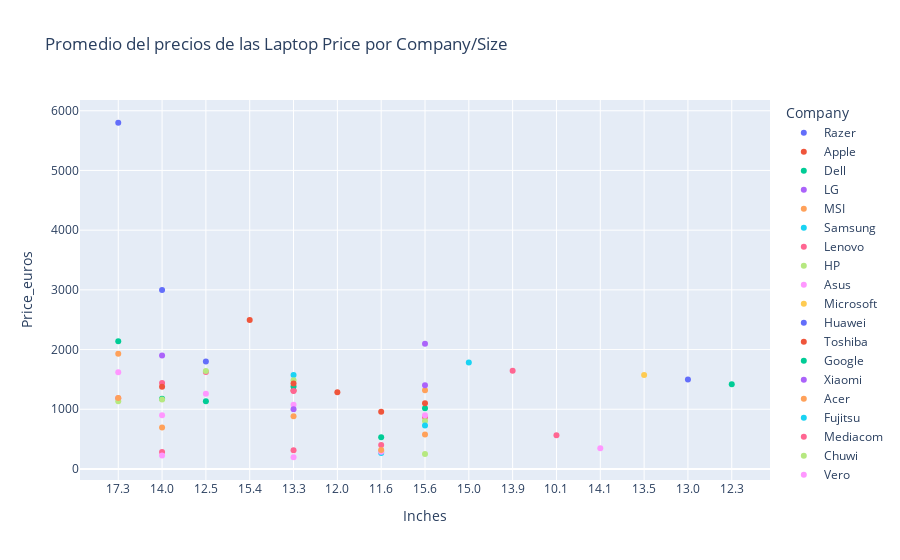

Here is the notebook cell this chart was saved with:
### Code cell
temp = df.groupby(['Company','Inches']).mean().reset_index().sort_values(by='Price_euros',ascending=False)
px.scatter(data_frame = temp, x = 'Inches', y = 'Price_euros',color = 'Company', title = 'Promedio del precios de las Laptop Price por Company/Size')

### Figure 1 — Plotly figure (JSON) as saved in the notebook; plotly's stock layout.template omitted (floating-point values rounded to 4 significant figures)
{"data": [{"hovertemplate": "Company=Razer<br>Inches=%{x}<br>Price_euros=%{y}<extra></extra>", "legendgroup": "Razer", "marker": {"color": "#636efa", "symbol": "circle"}, "mode": "markers", "name": "Razer", "orientation": "v", "showlegend": true, "type": "scatter", "x": ["17.3", "14.0", "12.5"], "xaxis": "x", "y": [5799, 2999, 1799], "yaxis": "y"}, {"hovertemplate": "Company=Apple<br>Inches=%{x}<br>Price_euros=%{y}<extra></extra>", "legendgroup": "Apple", "marker": {"color": "#EF553B", "symbol": "circle"}, "mode": "markers", "name": "Apple", "orientation": "v", "showlegend": true, "type": "scatter", "x": ["15.4", "13.3", "12.0", "11.6"], "xaxis": "x", "y": [2494.0, 1312.0, 1283.0, 959], "yaxis": "y"}, {"hovertemplate": "Company=Dell<br>Inches=%{x}<br>Price_euros=%{y}<extra></extra>", "legendgroup": "Dell", "marker": {"color": "#00cc96", "symbol": "circle"}, "mode": "markers", "name": "Dell", "orientation": "v", "showlegend": true, "type": "scatter", "x": ["17.3", "13.3", "14.0", "12.5", "15.6", "11.6"], "xaxis": "x", "y": [2138.0, 1379.0, 1175.0, 1135.0, 1018.0, 530.2], "yaxis": "y"}, {"hovertemplate": "Company=LG<br>Inches=%{x}<br>Price_euros=%{y}<extra></extra>", "legendgroup": "LG", "marker": {"color": "#ab63fa", "symbol": "circle"}, "mode": "markers", "name": "LG", "orientation": "v", "showlegend": true, "type": "scatter", "x": ["15.6", "14.0"], "xaxis": "x", "y": [2099, 1899], "yaxis": "y"}, {"hovertemplate": "Company=MSI<br>Inches=%{x}<br>Price_euros=%{y}<extra></extra>", "legendgroup": "MSI", "marker": {"color": "#FFA15A", "symbol": "circle"}, "mode": "markers", "name": "MSI", "orientation": "v", "showlegend": true, "type": "scatter", "x": ["17.3", "15.6"], "xaxis": "x", "y": [1931.0, 1317.0], "yaxis": "y"}, {"hovertemplate": "Company=Samsung<br>Inches=%{x}<br>Price_euros=%{y}<extra></extra>", "legendgroup": "Samsung", "marker": {"color": "#19d3f3", "symbol": "circle"}, "mode": "markers", "name": "Samsung", "orientation": "v", "showlegend": true, "type": "scatter", "x": ["15.0", "13.3", "11.6"], "xaxis": "x", "y": [1782.0, 1574, 269], "yaxis": "y"}, {"hovertemplate": "Company=Lenovo<br>Inches=%{x}<br>Price_euros=%{y}<extra></extra>", "legendgroup": "Lenovo", "marker": {"color": "#FF6692", "symbol": "circle"}, "mode": "markers", "name": "Lenovo", "orientation": "v", "showlegend": true, "type": "scatter", "x": ["13.9", "12.5", "14.0", "13.3", "17.3", "15.6", "10.1", "11.6"], "xaxis": "x", "y": [1645, 1623.0, 1439.0, 1305.0, 1183.0, 865.1, 562.6, 399.4], "yaxis": "y"}, {"hovertemplate": "Company=HP<br>Inches=%{x}<br>Price_euros=%{y}<extra></extra>", "legendgroup": "HP", "marker": {"color": "#B6E880", "symbol": "circle"}, "mode": "markers", "name": "HP", "orientation": "v", "showlegend": true, "type": "scatter", "x": ["12.5", "13.3", "14.0", "17.3", "15.6", "11.6"], "xaxis": "x", "y": [1639.0, 1486.0, 1163.0, 1135.0, 803.8, 301.4], "yaxis": "y"}, {"hovertemplate": "Company=Asus<br>Inches=%{x}<br>Price_euros=%{y}<extra></extra>", "legendgroup": "Asus", "marker": {"color": "#FF97FF", "symbol": "circle"}, "mode": "markers", "name": "Asus", "orientation": "v", "showlegend": true, "type": "scatter", "x": ["17.3", "12.5", "13.3", "15.6", "14.0", "14.1", "11.6"], "xaxis": "x", "y": [1619.0, 1259.0, 1075.0, 900.8, 897.9, 348, 288.0], "yaxis": "y"}, {"hovertemplate": "Company=Microsoft<br>Inches=%{x}<br>Price_euros=%{y}<extra></extra>", "legendgroup": "Microsoft", "marker": {"color": "#FECB52", "symbol": "circle"}, "mode": "markers", "name": "Microsoft", "orientation": "v", "showlegend": true, "type": "scatter", "x": ["13.5"], "xaxis": "x", "y": [1575.0], "yaxis": "y"}, {"hovertemplate": "Company=Huawei<br>Inches=%{x}<br>Price_euros=%{y}<extra></extra>", "legendgroup": "Huawei", "marker": {"color": "#636efa", "symbol": "circle"}, "mode": "markers", "name": "Huawei", "orientation": "v", "showlegend": true, "type": "scatter", "x": ["13.0"], "xaxis": "x", "y": [1499], "yaxis": "y"}, {"hovertemplate": "Company=Toshiba<br>Inches=%{x}<br>Price_euros=%{y}<extra></extra>", "legendgroup": "Toshiba", "marker": {"color": "#EF553B", "symbol": "circle"}, "mode": "markers", "name": "Toshiba", "orientation": "v", "showlegend": true, "type": "scatter", "x": ["13.3", "14.0", "15.6"], "xaxis": "x", "y": [1433.0, 1378.0, 1101.0], "yaxis": "y"}, {"hovertemplate": "Company=Google<br>Inches=%{x}<br>Price_euros=%{y}<extra></extra>", "legendgroup": "Google", "marker": {"color": "#00cc96", "symbol": "circle"}, "mode": "markers", "name": "Google", "orientation": "v", "showlegend": true, "type": "scatter", "x": ["12.3"], "xaxis": "x", "y": [1417], "yaxis": "y"}, {"hovertemplate": "Company=Xiaomi<br>Inches=%{x}<br>Price_euros=%{y}<extra></extra>", "legendgroup": "Xiaomi", "marker": {"color": "#ab63fa", "symbol": "circle"}, "mode": "markers", "name": "Xiaomi", "orientation": "v", "showlegend": true, "type": "scatter", "x": ["15.6", "13.3"], "xaxis": "x", "y": [1400.0, 999.9], "yaxis": "y"}, {"hovertemplate": "Company=Acer<br>Inches=%{x}<br>Price_euros=%{y}<extra></extra>", "legendgroup": "Acer", "marker": {"color": "#FFA15A", "symbol": "circle"}, "mode": "markers", "name": "Acer", "orientation": "v", "showlegend": true, "type": "scatter", "x": ["17.3", "13.3", "14.0", "15.6", "11.6"], "xaxis": "x", "y": [1187.0, 881, 694.6, 577.7, 317.2], "yaxis": "y"}, {"hovertemplate": "Company=Fujitsu<br>Inches=%{x}<br>Price_euros=%{y}<extra></extra>", "legendgroup": "Fujitsu", "marker": {"color": "#19d3f3", "symbol": "circle"}, "mode": "markers", "name": "Fujitsu", "orientation": "v", "showlegend": true, "type": "scatter", "x": ["15.6"], "xaxis": "x", "y": [729], "yaxis": "y"}, {"hovertemplate": "Company=Mediacom<br>Inches=%{x}<br>Price_euros=%{y}<extra></extra>", "legendgroup": "Mediacom", "marker": {"color": "#FF6692", "symbol": "circle"}, "mode": "markers", "name": "Mediacom", "orientation": "v", "showlegend": true, "type": "scatter", "x": ["13.3", "14.0"], "xaxis": "x", "y": [312, 285.5], "yaxis": "y"}, {"hovertemplate": "Company=Chuwi<br>Inches=%{x}<br>Price_euros=%{y}<extra></extra>", "legendgroup": "Chuwi", "marker": {"color": "#B6E880", "symbol": "circle"}, "mode": "markers", "name": "Chuwi", "orientation": "v", "showlegend": true, "type": "scatter", "x": ["15.6"], "xaxis": "x", "y": [248.9], "yaxis": "y"}, {"hovertemplate": "Company=Vero<br>Inches=%{x}<br>Price_euros=%{y}<extra></extra>", "legendgroup": "Vero", "marker": {"color": "#FF97FF", "symbol": "circle"}, "mode": "markers", "name": "Vero", "orientation": "v", "showlegend": true, "type": "scatter", "x": ["14.0", "13.3"], "xaxis": "x", "y": [224.6, 196], "yaxis": "y"}], "layout": {"legend": {"title": {"text": "Company"}, "tracegroupgap": 0}, "title": {"text": "Promedio del precios de las Laptop Price por Company/Size"}, "xaxis": {"anchor": "y", "domain": [0, 1], "title": {"text": "Inches"}}, "yaxis": {"anchor": "x", "domain": [0, 1], "title": {"text": "Price_euros"}}}}
